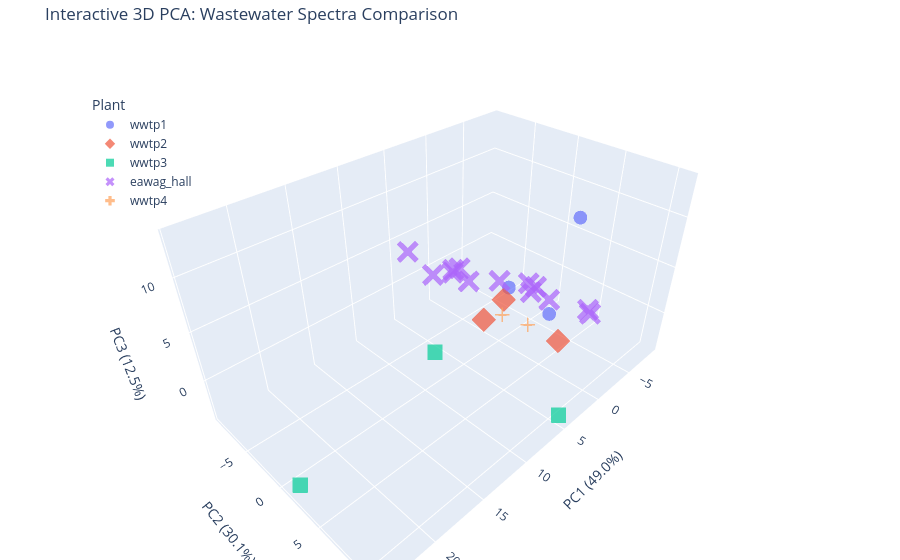

Notebook cell for this chart:
### Code cell
import plotly.express as px


# 1. Use the PCA results you already calculated (X_pca_full)
# We will create a clean dataframe for the interactive plot
df_3d = pd.DataFrame(X_pca_full[:, :3], columns=['PC1', 'PC2', 'PC3'])
df_3d['Plant'] = y.values

# 2. Create the 3D Scatter Plot
fig = px.scatter_3d(
    df_3d, 
    x='PC1', 
    y='PC2', 
    z='PC3',
    color='Plant',
    symbol='Plant', # Different shapes for different plants
    opacity=0.7,
    title='Interactive 3D PCA: Wastewater Spectra Comparison',
    labels={
        'PC1': f'PC1 ({pca_full.explained_variance_ratio_[0]*100:.1f}%)',
        'PC2': f'PC2 ({pca_full.explained_variance_ratio_[1]*100:.1f}%)',
        'PC3': f'PC3 ({pca_full.explained_variance_ratio_[2]*100:.1f}%)'
    }
)

# 3. Enhance the layout
fig.update_layout(
    margin=dict(l=0, r=0, b=0, t=40),
    legend=dict(yanchor="top", y=0.9, xanchor="left", x=0.1)
)

# Show the plot
fig.show()

### Figure 1 — Plotly figure (JSON) as saved in the notebook; plotly's stock layout.template omitted (floating-point values rounded to 4 significant figures)
{"data": [{"hovertemplate": "Plant=wwtp1<br>PC1 (49.0%)=%{x}<br>PC2 (30.1%)=%{y}<br>PC3 (12.5%)=%{z}<extra></extra>", "legendgroup": "wwtp1", "marker": {"color": "#636efa", "opacity": 0.7, "symbol": "circle"}, "mode": "markers", "name": "wwtp1", "scene": "scene", "showlegend": true, "type": "scatter3d", "x": [-2.705, 2.338, -2.672], "y": [3.706, 8.846, -1.31], "z": [-0.6064, 13.42, 0.02834]}, {"hovertemplate": "Plant=wwtp2<br>PC1 (49.0%)=%{x}<br>PC2 (30.1%)=%{y}<br>PC3 (12.5%)=%{z}<extra></extra>", "legendgroup": "wwtp2", "marker": {"color": "#EF553B", "opacity": 0.7, "symbol": "diamond"}, "mode": "markers", "name": "wwtp2", "scene": "scene", "showlegend": true, "type": "scatter3d", "x": [-0.5941, 2.51, -1.167], "y": [6.385, 0.07659, -0.6804], "z": [-1.15, -0.4656, -0.3686]}, {"hovertemplate": "Plant=wwtp3<br>PC1 (49.0%)=%{x}<br>PC2 (30.1%)=%{y}<br>PC3 (12.5%)=%{z}<extra></extra>", "legendgroup": "wwtp3", "marker": {"color": "#00cc96", "opacity": 0.7, "symbol": "square"}, "mode": "markers", "name": "wwtp3", "scene": "scene", "showlegend": true, "type": "scatter3d", "x": [5.14, 24.11, 7.26], "y": [11.03, 1.24, -1.577], "z": [-3.113, -3.909, -2.549]}, {"hovertemplate": "Plant=eawag_hall<br>PC1 (49.0%)=%{x}<br>PC2 (30.1%)=%{y}<br>PC3 (12.5%)=%{z}<extra></extra>", "legendgroup": "eawag_hall", "marker": {"color": "#ab63fa", "opacity": 0.7, "symbol": "x"}, "mode": "markers", "name": "eawag_hall", "scene": "scene", "showlegend": true, "type": "scatter3d", "x": [0.2221, -6.486, -5.142, -5.22, -7.981, -8.719, 3.346, 0.2126, 0.4259, 3.09, -0.9869, -3.3, -6.292], "y": [-6.262, 5.868, 1.894, -0.457, -2.858, 4.306, -9.352, -4.056, -6.001, -6.099, -6.485, -3.065, -0.6668], "z": [0.8464, -1.427, -1.07, -1.325, -2.689, -2.896, 3.283, 0.8287, 1.406, 1.965, 0.7286, -0.292, -1.3]}, {"hovertemplate": "Plant=wwtp4<br>PC1 (49.0%)=%{x}<br>PC2 (30.1%)=%{y}<br>PC3 (12.5%)=%{z}<extra></extra>", "legendgroup": "wwtp4", "marker": {"color": "#FFA15A", "opacity": 0.7, "symbol": "cross"}, "mode": "markers", "name": "wwtp4", "scene": "scene", "showlegend": true, "type": "scatter3d", "x": [1.514, 1.099], "y": [4.414, 1.103], "z": [0.7517, -0.09577]}], "layout": {"legend": {"title": {"text": "Plant"}, "tracegroupgap": 0, "x": 0.1, "xanchor": "left", "y": 0.9, "yanchor": "top"}, "margin": {"b": 0, "l": 0, "r": 0, "t": 40}, "scene": {"domain": {"x": [0, 1], "y": [0, 1]}, "xaxis": {"title": {"text": "PC1 (49.0%)"}}, "yaxis": {"title": {"text": "PC2 (30.1%)"}}, "zaxis": {"title": {"text": "PC3 (12.5%)"}}}, "title": {"text": "Interactive 3D PCA: Wastewater Spectra Comparison"}}}
